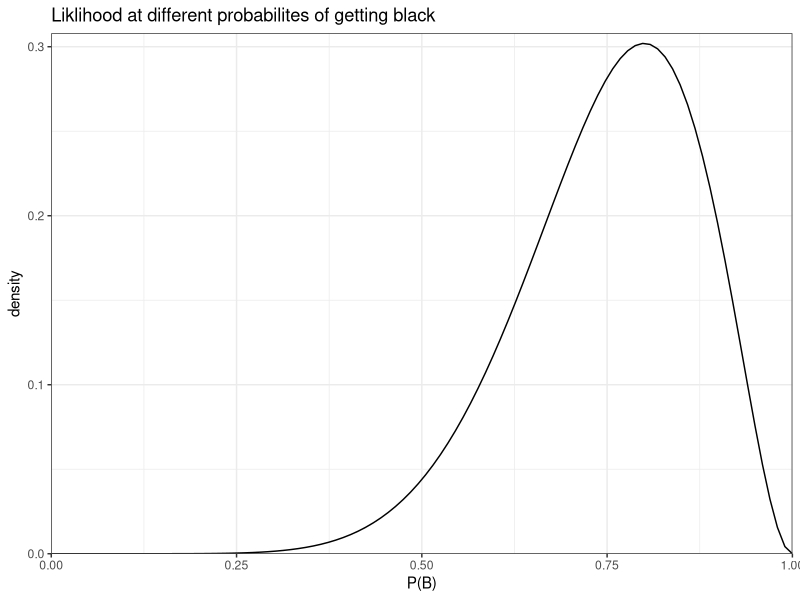

Write the R code that produced this figure.
## ---- chunk 1
knitr::opts_chunk$set(echo = TRUE)

library(tidyverse)
## ---- chunk 2
# 100 values for P(B).
range_p <- seq(0, 1, length.out = 100)
# Liklihood of 8/10 given all trials probabilities.
densities <- dbinom(x = 8, prob = range_p, size = 10)
## ---- chunk 3
tibble(x = range_p, y = densities) %>% 
    ggplot(aes(x = x)) +
    geom_line(aes(y = y)) +
    scale_y_continuous(expand = expand_scale(mult = c(0, 0.02))) +
    scale_x_continuous(expand = c(0, 0)) +
    theme_bw() +
    labs(
        title = "Liklihood at different probabilites of getting black",
        x = "P(B)",
        y = "density"
    )
